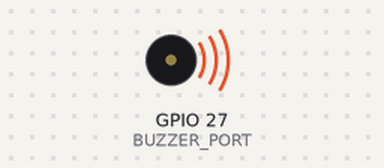
Recording of a sketch running on a simulated ESP32. Shown: buzzer (waves = sounding). What the sketch prints to the serial monitor is not drawn.

Above: at 0.2 s.
At 8.0 s:
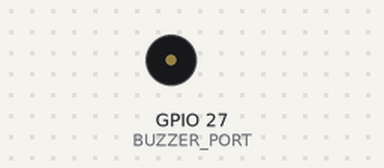
Timing chart, 0 to 16.2 s (numbered marks = the images above):
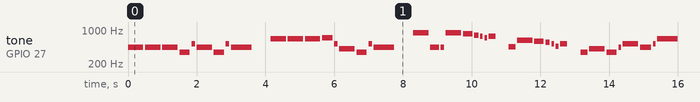

Measured:
- by itself, tone on GPIO 27 (BUZZER_PORT): plays 440 Hz for 0.45 s, 440 Hz for 0.45 s, 440 Hz for 0.45 s, 349 Hz for 0.30 s, 523 Hz for 0.10 s, 440 Hz for 0.45 s … (341 notes in this stretch)

The sketch:

sound.ino
```cpp
// (licence header left out)
/* The I/O port on which the buzzer is connected */
#define BUZZER_PORT   27

/* The different music tones */
const int c = 261;
const int d = 294;
const int e = 329;
const int f = 349;
const int g = 391;
const int gS = 415;
const int a = 440;
const int aS = 455;
const int b = 466;
const int cH = 523;
const int cSH = 554;
const int dH = 587;
const int dSH = 622;
const int eH = 659;
const int fH = 698;
const int fSH = 740;
const int gH = 784;
const int gSH = 830;
const int aH = 880;

/**
 * Initialize the hardware
 */
void setup() {
  Serial.begin(115200);
  Serial.println("BlueCherry hackathon sound example");

  pinMode(BUZZER_PORT, OUTPUT);

  /* Set up PWM */
  ledcSetup(0, 5000, 8);
  ledcAttachPin(BUZZER_PORT, 0);
  ledcWrite(0, 125);
}

/**
 * Beep with the hardware PWM
 */
void beep(int note, int duration) {
  ledcWriteTone(0, note);
  ledcWrite(0, 125);
  delay(duration - 50);
  ledcWrite(0, 0);
  delay(50);
}

/**
 * Play the first section of the song.
 */
void music_first_section() {
  beep(a, 500);
  beep(a, 500);
  beep(a, 500);
  beep(f, 350);
  beep(cH, 150);
  beep(a, 500);
  beep(f, 350);
  beep(cH, 150);
  beep(a, 650);
  delay(500);

  beep(eH, 500);
  beep(eH, 500);
  beep(eH, 500);
  beep(fH, 350);
  beep(cH, 150);
  beep(gS, 500);
  beep(f, 350);
  beep(cH, 150);
  beep(a, 650);
  delay(500);
}

/**
 * Play the second section of the song.
 */
void music_second_section() {
  beep(aH, 500);
  beep(a, 300);
  beep(a, 150);
  beep(aH, 500);
  beep(gSH, 325);
  beep(gH, 175);
  beep(fSH, 125);
  beep(fH, 125);
  beep(fSH, 250);
  delay(325);

  beep(aS, 250);
  beep(dSH, 500);
  beep(dH, 325);
  beep(cSH, 175);
  beep(cH, 125);
  beep(b, 125);
  beep(cH, 250);
  delay(350);
}

/**
 * Main application loop
 */
void loop() {
  music_first_section();
  music_second_section();

  //Variant 1
  beep(f, 250);
  beep(gS, 500);
  beep(f, 350);
  beep(a, 125);
  beep(cH, 500);
  beep(a, 375);
  beep(cH, 125);
  beep(eH, 650);
  delay(500);

  music_second_section();

  //Variant 2
  beep(f, 250);
  beep(gS, 500);
  beep(f, 375);
  beep(cH, 125);
  beep(a, 500);
  beep(f, 375);
  beep(cH, 125);
  beep(a, 650);
  delay(650);
}
```
